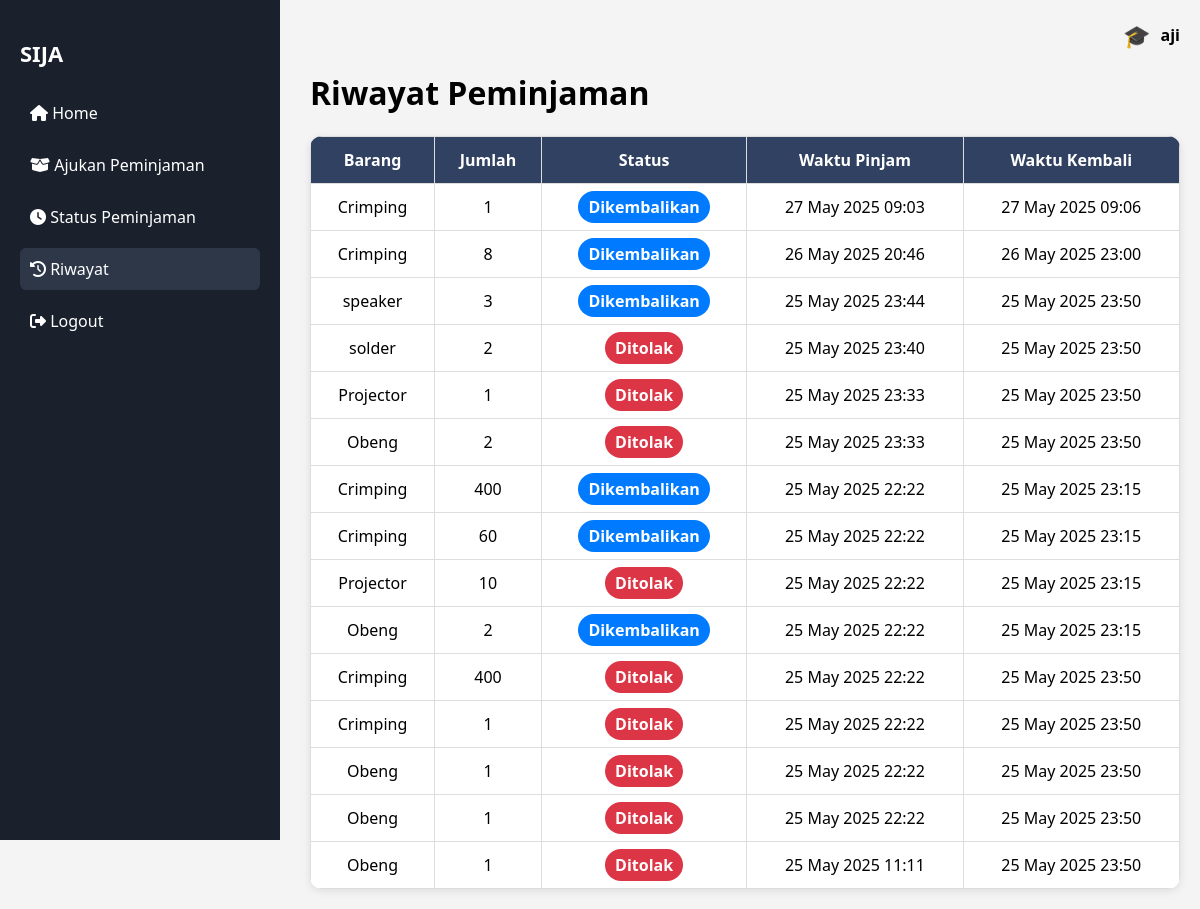
The app's page /projeksaas/siswa/riwayat.php (signed in) with its own data.
### tables this page shows
CREATE TABLE `peminjaman` (
  `id` int(11) NOT NULL,
  `nomor_id` int(8) NOT NULL,
  `nama` varchar(100) NOT NULL,
  `kelas` varchar(50) NOT NULL,
  `id_barang` int(11) NOT NULL,
  `alasan` text NOT NULL,
  `jumlah` int(11) NOT NULL,
  `status` enum('menunggu','disetujui','ditolak','dipinjam','dikembalikan') NOT NULL,
  `tanggal_pinjam` datetime NOT NULL,
  `tanggal_kembali` datetime NOT NULL,
  `created_at` timestamp NOT NULL DEFAULT current_timestamp()
);

CREATE TABLE `barang` (
  `id` int(11) NOT NULL,
  `gambar` varchar(255) NOT NULL,
  `nama_barang` varchar(100) NOT NULL,
  `stok` int(11) NOT NULL,
  `kategori` varchar(50) NOT NULL,
  `lokasi` varchar(100) NOT NULL,
  `kondisi` varchar(50) NOT NULL
);

### projeksaas/siswa/riwayat.php (the view, shortened to what this page needs)
<?php
include "../config/db.php";
$nomor_id = $_SESSION['nomor_id'];
$query = mysqli_query($conn, "
  SELECT p.*, b.nama_barang
  FROM peminjaman p
  JOIN barang b ON p.id_barang = b.id
  WHERE p.nomor_id = '$nomor_id'
    AND status IN ('dipinjam', 'ditolak', 'dikembalikan')
  ORDER BY p.tanggal_pinjam DESC
");
?>
<!DOCTYPE html>
<html lang="id">
<head>
  <link rel="stylesheet" href="style/dashboard.css">
  <link rel="stylesheet" href="style/riwayat.css">
  <link rel="stylesheet" href="https://cdnjs.cloudflare.com/ajax/libs/font-awesome/6.4.0/css/all.min.css" />
</head>
<body>
<div class="wrapper">
   <aside class="sidebar">
      <h2>SIJA</h2>
      <ul>
        <li><a href="dashboard.php" ><i class="fas fa-home"></i> Home</a></li>
        <li><a href="ajukan.php"><i class="fas fa-box-open"></i> Ajukan Peminjaman</a></li>
        <li><a href="status.php"><i class="fas fa-clock"></i> Status Peminjaman</a></li>
        <li><a href="riwayat.php" class="active"><i class="fas fa-history"></i> Riwayat</a></li>
        <li><a href="../proses/logout.php" id="logoutBtn"><i class="fas fa-sign-out-alt"></i> Logout</a></li>
      </ul>
    </aside>
  <main class="main-content">
    <header>
      <div class="top-bar">
        <span class="role-icon">🎓</span>
        <span class="user-name"><?= $_SESSION['nama']; ?></span>
      </div>
    </header>
    <h1>Riwayat Peminjaman</h1>
    <table class="table-barang">
      <thead>
        <tr>
          <th>Barang</th>
          <th>Jumlah</th>
          <th>Status</th>
          <th>Waktu Pinjam</th>
          <th>Waktu Kembali</th>
        </tr>
      </thead>
      <tbody>
        <?php while($row = mysqli_fetch_assoc($query)): ?>
          <tr>
            <td><?= $row['nama_barang'] ?></td>
            <td><?= $row['jumlah'] ?></td>
            <td><span class="badge status-<?= $row['status'] ?>"><?= ucfirst($row['status']) ?></span></td>
            <td><?= date('d M Y H:i', strtotime($row['tanggal_pinjam'])) ?></td>
            <td><?= date('d M Y H:i', strtotime($row['tanggal_kembali'])) ?></td>
          </tr>
        <?php endwhile; ?>
      </tbody>
    </table>
  </main>
</div>
</body>
</html>

### projeksaas/siswa/style/dashboard.css (style rules this page uses)
body { margin: 0; font-family: "Segoe UI", sans-serif; background: #f4f4f4; }
.wrapper { display: flex; min-height: 100vh; }
.sidebar { background-color: #1a202c; color: white; width: 240px; padding: 20px; height: 100vh; position: fixed; }
.sidebar h2 { margin-bottom: 24px; font-size: 22px; }
.sidebar ul { list-style: none; padding: 0; }
.sidebar ul li a { color: white; text-decoration: none; display: block; padding: 10px; border-radius: 6px; margin-bottom: 10px; transition: background 0.3s; }
.sidebar ul li a:hover, .sidebar ul li a.active { background-color: #2d3748; }
.main-content { margin-left: 290px; padding: 20px; width: 100%; }
.top-bar { display: flex; justify-content: flex-end; align-items: center; gap: 10px; margin-bottom: 20px; }
.role-icon { font-size: 22px; }
.user-name { font-weight: bold; }
a { text-decoration: none; }
.table-barang { width: 100%; border-collapse: collapse; margin-top: 20px; }
.table-barang th, .table-barang td { border: 1px solid #ddd; padding: 10px; text-align: center; }
.table-barang th { background-color: #eee; }
.badge { background-color: green; color: white; padding: 4px 8px; border-radius: 6px; }
.table-barang th, .table-barang td { padding: 10px; text-align: center; }
.table-barang { width: 100%; border-collapse: collapse; }
.table-barang th { background-color: #314161; color: white; padding: 12px; }
.table-barang td { border-bottom: 1px solid #ccc; padding: 12px; }
table { width: 100%; border-collapse: collapse; background: #fff; border-radius: 12px; overflow: hidden; box-shadow: 0 0 10px rgba(0, 0, 0, 0.1); }

### projeksaas/siswa/style/riwayat.css (style rules this page uses)
.table-barang { width: 100%; border-collapse: collapse; margin-top: 20px; background: white; border-radius: 12px; overflow: hidden; box-shadow: 0 2px 8px rgba(0, 0, 0, 0.1); }
.table-barang th { background-color: #314161; color: white; padding: 12px; text-align: center; }
.table-barang td { padding: 12px; text-align: center; border-bottom: 1px solid #ddd; }
.badge { padding: 5px 10px; border-radius: 20px; font-weight: bold; color: white; }
.status-ditolak { background-color: #dc3545; }
.status-dikembalikan { background-color: #007bff; }

### records on screen
peminjaman: id_barang.nama_barang "Crimping", jumlah "1", status "Dikembalikan", tanggal_pinjam "27 May 2025 09:03", tanggal_kembali "27 May 2025 09:06"
peminjaman: id_barang.nama_barang "Crimping", jumlah "8", status "Dikembalikan", tanggal_pinjam "26 May 2025 20:46", tanggal_kembali "26 May 2025 23:00"
peminjaman: id_barang.nama_barang "speaker", jumlah "3", status "Dikembalikan", tanggal_pinjam "25 May 2025 23:44", tanggal_kembali "25 May 2025 23:50"
peminjaman: id_barang.nama_barang "solder", jumlah "2", status "Ditolak", tanggal_pinjam "25 May 2025 23:40", tanggal_kembali "25 May 2025 23:50"
peminjaman: id_barang.nama_barang "Projector", jumlah "1", status "Ditolak", tanggal_pinjam "25 May 2025 23:33", tanggal_kembali "25 May 2025 23:50"
peminjaman: id_barang.nama_barang "Obeng", jumlah "2", status "Ditolak", tanggal_pinjam "25 May 2025 23:33", tanggal_kembali "25 May 2025 23:50"
peminjaman: id_barang.nama_barang "Crimping", jumlah "400", status "Dikembalikan", tanggal_pinjam "25 May 2025 22:22", tanggal_kembali "25 May 2025 23:15"
peminjaman: id_barang.nama_barang "Crimping", jumlah "60", status "Dikembalikan", tanggal_pinjam "25 May 2025 22:22", tanggal_kembali "25 May 2025 23:15"
peminjaman: id_barang.nama_barang "Projector", jumlah "10", status "Ditolak", tanggal_pinjam "25 May 2025 22:22", tanggal_kembali "25 May 2025 23:15"
peminjaman: id_barang.nama_barang "Obeng", jumlah "2", status "Dikembalikan", tanggal_pinjam "25 May 2025 22:22", tanggal_kembali "25 May 2025 23:15"
peminjaman: id_barang.nama_barang "Crimping", jumlah "400", status "Ditolak", tanggal_pinjam "25 May 2025 22:22", tanggal_kembali "25 May 2025 23:50"
peminjaman: id_barang.nama_barang "Crimping", jumlah "1", status "Ditolak", tanggal_pinjam "25 May 2025 22:22", tanggal_kembali "25 May 2025 23:50"
peminjaman: id_barang.nama_barang "Obeng", jumlah "1", status "Ditolak", tanggal_pinjam "25 May 2025 22:22", tanggal_kembali "25 May 2025 23:50"
peminjaman: id_barang.nama_barang "Obeng", jumlah "1", status "Ditolak", tanggal_pinjam "25 May 2025 22:22", tanggal_kembali "25 May 2025 23:50"
peminjaman: id_barang.nama_barang "Obeng", jumlah "1", status "Ditolak", tanggal_pinjam "25 May 2025 11:11", tanggal_kembali "25 May 2025 23:50"

### other values on screen
$_SESSION['nama'] "aji"
